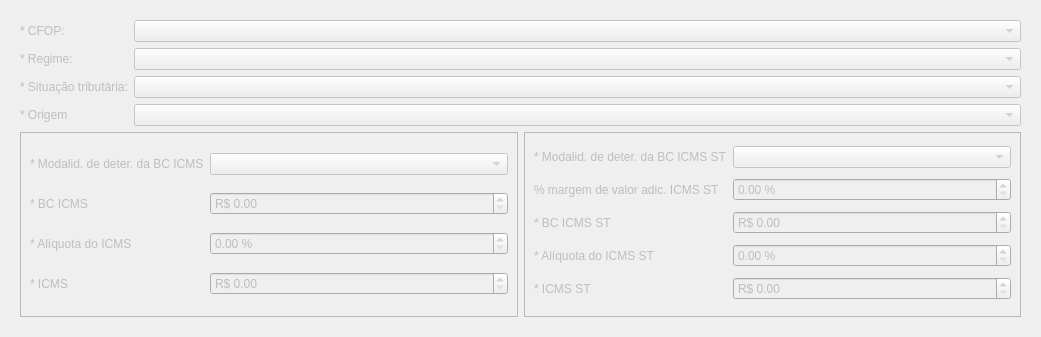
                <widget class="QWidget" name="scrollAreaWidgetContents">
                 <property name="geometry">
                  <rect>
                   <x>0</x>
                   <y>0</y>
                   <width>1041</width>
                   <height>337</height>
                  </rect>
                 </property>
                 <layout class="QGridLayout" name="gridLayout_81">
                  <item row="0" column="0">
                   <widget class="QFrame" name="frame_7">
                    <property name="enabled">
                     <bool>false</bool>
                    </property>
                    <layout class="QGridLayout" name="gridLayout_47">
                     <item row="0" column="0">
                      <layout class="QGridLayout" name="gridLayout_44">
                       <item row="2" column="1">
                        <widget class="QComboBox" name="comboBoxSituacaoTributaria">
                         <property name="sizePolicy">
                          <sizepolicy hsizetype="Ignored" vsizetype="Fixed">
                           <horstretch>0</horstretch>
                           <verstretch>0</verstretch>
                          </sizepolicy>
                         </property>
                        </widget>
                       </item>
                       <item row="3" column="1">
                        <widget class="QComboBox" name="comboBoxICMSOrig">
                         <property name="sizePolicy">
                          <sizepolicy hsizetype="Ignored" vsizetype="Fixed">
                           <horstretch>0</horstretch>
                           <verstretch>0</verstretch>
                          </sizepolicy>
                         </property>
                         <item>
                          <property name="text">
                           <string/>
                          </property>
                         </item>
                         <item>
                          <property name="text">
                           <string>0 - Nacional, exceto as indicadas nos códigos 3 a 5 </string>
                          </property>
                         </item>
                         <item>
                          <property name="text">
                           <string>1 - Estrangeira - Importação direta, exceto a indicada no código 6</string>
                          </property>
                         </item>
                         <item>
                          <property name="text">
                           <string>2 - Estrangeira - Adquirida no mercado interno, exceto a indicada no código 7</string>
                          </property>
                         </item>
                         <item>
                          <property name="text">
                           <string>3 - Nacional, mercadoria ou bem com Conteúdo de Importação superior a 40% (quarenta por cento)</string>
                          </property>
                         </item>
                         <item>
                          <property name="text">
                           <string>4 - Nacional, cuja produção tenha sido feita em conformidade com os processos produtivos básicos de que tratam o Decreto-Lei nº 288/67, e as Leis nºs 8.248/91, 8.387/91, 10.176/01 e 11 . 4 8 4 / 0 7</string>
                          </property>
                         </item>
                         <item>
                          <property name="text">
                           <string>5 - Nacional, mercadoria ou bem com Conteúdo de Importação inferior ou igual a 40% (quarenta por cento)</string>
                          </property>
                         </item>
                         <item>
                          <property name="text">
                           <string>6 - Estrangeira - Importação direta, sem similar nacional, constante em lista de Resolução CAMEX</string>
                          </property>
                         </item>
                         <item>
                          <property name="text">
                           <string>7 - Estrangeira - Adquirida no mercado interno, sem similar nacional, constante em lista de Resolução CAMEX”</string>
                          </property>
                         </item>
                         <item>
                          <property name="text">
                           <string>8 - Nacional, mercadoria ou bem com Conteúdo de Importação superior a 70% (setenta por cento).</string>
                          </property>
                         </item>
                        </widget>
                       </item>
                       <item row="2" column="0">
                        <widget class="QLabel" name="label_93">
                         <property name="text">
                          <string>* Situação tributária:</string>
                         </property>
                        </widget>
                       </item>
                       <item row="1" column="1">
                        <widget class="QComboBox" name="comboBoxRegime">
                         <property name="sizePolicy">
                          <sizepolicy hsizetype="Ignored" vsizetype="Fixed">
                           <horstretch>0</horstretch>
                           <verstretch>0</verstretch>
                          </sizepolicy>
                         </property>
                         <item>
                          <property name="text">
                           <string/>
                          </property>
                         </item>
                         <item>
                          <property name="text">
                           <string>Tributação Normal</string>
                          </property>
                         </item>
                         <item>
                          <property name="text">
                           <string>Simples Nacional</string>
                          </property>
                         </item>
                        </widget>
                       </item>
                       <item row="1" column="0">
                        <widget class="QLabel" name="label_92">
                         <property name="sizePolicy">
                          <sizepolicy hsizetype="Maximum" vsizetype="Preferred">
                           <horstretch>0</horstretch>
                           <verstretch>0</verstretch>
                          </sizepolicy>
                         </property>
                         <property name="text">
                          <string>* Regime:</string>
                         </property>
                        </widget>
                       </item>
                       <item row="3" column="0">
                        <widget class="QLabel" name="label">
                         <property name="text">
                          <string>* Origem</string>
                         </property>
                        </widget>
                       </item>
                       <item row="0" column="1">
                        <widget class="QComboBox" name="comboBoxCfop">
                         <property name="sizePolicy">
                          <sizepolicy hsizetype="Ignored" vsizetype="Fixed">
                           <horstretch>0</horstretch>
                           <verstretch>0</verstretch>
                          </sizepolicy>
                         </property>
                        </widget>
                       </item>
                       <item row="0" column="0">
                        <widget class="QLabel" name="label_2">
                         <property name="sizePolicy">
                          <sizepolicy hsizetype="Maximum" vsizetype="Preferred">
                           <horstretch>0</horstretch>
                           <verstretch>0</verstretch>
                          </sizepolicy>
                         </property>
                         <property name="text">
                          <string>* CFOP:</string>
                         </property>
                        </widget>
                       </item>
                      </layout>
                     </item>
                     <item row="1" column="0">
                      <layout class="QGridLayout" name="gridLayout_38">
                       <item row="0" column="0">
                        <widget class="QFrame" name="frame">
                         <property name="frameShape">
                          <enum>QFrame::StyledPanel</enum>
                         </property>
                         <property name="frameShadow">
                          <enum>QFrame::Raised</enum>
                         </property>
                         <layout class="QGridLayout" name="gridLayout_62">
                          <item row="9" column="1">
                           <widget class="QDoubleSpinBox" name="doubleSpinBoxICMSpicms">
                            <property name="suffix">
                             <string> %</string>
                            </property>
                            <property name="maximum">
                             <double>100.000000000000000</double>
                            </property>
                           </widget>
                          </item>
                          <item row="9" column="0">
                           <widget class="QLabel" name="label_5">
                            <property name="sizePolicy">
                             <sizepolicy hsizetype="Maximum" vsizetype="Preferred">
                              <horstretch>0</horstretch>
                              <verstretch>0</verstretch>
                             </sizepolicy>
                            </property>
                            <property name="text">
                             <string>* Alíquota do ICMS</string>
                            </property>
                           </widget>
                          </item>
                          <item row="7" column="0">
                           <widget class="QLabel" name="label_3">
                            <property name="sizePolicy">
                             <sizepolicy hsizetype="Maximum" vsizetype="Preferred">
                              <horstretch>0</horstretch>
                              <verstretch>0</verstretch>
                             </sizepolicy>
                            </property>
                            <property name="text">
                             <string>* Modalid. de deter. da BC ICMS</string>
                            </property>
                           </widget>
                          </item>
                          <item row="8" column="0">
                           <widget class="QLabel" name="label_4">
                            <property name="sizePolicy">
                             <sizepolicy hsizetype="Maximum" vsizetype="Preferred">
                              <horstretch>0</horstretch>
                              <verstretch>0</verstretch>
                             </sizepolicy>
                            </property>
                            <property name="text">
                             <string>* BC ICMS</string>
                            </property>
                           </widget>
                          </item>
                          <item row="8" column="1">
                           <widget class="QDoubleSpinBox" name="doubleSpinBoxICMSvbc">
                            <property name="prefix">
                             <string>R$ </string>
                            </property>
                            <property name="maximum">
                             <double>99999.990000000005239</double>
                            </property>
                           </widget>
                          </item>
                          <item row="7" column="1">
                           <widget class="QComboBox" name="comboBoxICMSModBc">
                            <item>
                             <property name="text">
                              <string/>
                             </property>
                            </item>
                            <item>
                             <property name="text">
                              <string>Margem Valor Agregado</string>
                             </property>
                            </item>
                            <item>
                             <property name="text">
                              <string>Pauta (valor)</string>
                             </property>
                            </item>
                            <item>
                             <property name="text">
                              <string>Preço Tabelado Máx. (valor)</string>
                             </property>
                            </item>
                            <item>
                             <property name="text">
                              <string>Valor da Operação</string>
                             </property>
                            </item>
                           </widget>
                          </item>
                          <item row="10" column="1">
                           <widget class="QDoubleSpinBox" name="doubleSpinBoxICMSvicms">
                            <property name="prefix">
                             <string>R$ </string>
                            </property>
                            <property name="maximum">
                             <double>99999.990000000005239</double>
                            </property>
                           </widget>
                          </item>
                          <item row="10" column="0">
                           <widget class="QLabel" name="label_11">
                            <property name="sizePolicy">
                             <sizepolicy hsizetype="Maximum" vsizetype="Preferred">
                              <horstretch>0</horstretch>
                              <verstretch>0</verstretch>
                             </sizepolicy>
                            </property>
                            <property name="text">
                             <string>* ICMS</string>
                            </property>
                           </widget>
                          </item>
                         </layout>
                        </widget>
                       </item>
                       <item row="0" column="1">
                        <widget class="QFrame" name="frame_2">
                         <property name="frameShape">
                          <enum>QFrame::StyledPanel</enum>
                         </property>
                         <property name="frameShadow">
                          <enum>QFrame::Raised</enum>
                         </property>
                         <layout class="QGridLayout" name="gridLayout_63">
                          <item row="7" column="0">
                           <widget class="QLabel" name="label_7">
                            <property name="sizePolicy">
                             <sizepolicy hsizetype="Maximum" vsizetype="Preferred">
                              <horstretch>0</horstretch>
                              <verstretch>0</verstretch>
                             </sizepolicy>
                            </property>
                            <property name="text">
                             <string>% margem de valor adic. ICMS ST</string>
                            </property>
                           </widget>
                          </item>
                          <item row="10" column="1">
                           <widget class="QDoubleSpinBox" name="doubleSpinBoxICMSpicmsst">
                            <property name="suffix">
                             <string> %</string>
                            </property>
                            <property name="maximum">
                             <double>100.000000000000000</double>
                            </property>
                           </widget>
                          </item>
                          <item row="10" column="0">
                           <widget class="QLabel" name="label_9">
                            <property name="sizePolicy">
                             <sizepolicy hsizetype="Maximum" vsizetype="Preferred">
                              <horstretch>0</horstretch>
                              <verstretch>0</verstretch>
                             </sizepolicy>
                            </property>
                            <property name="text">
                             <string>* Alíquota do ICMS ST</string>
                            </property>
                           </widget>
                          </item>
                          <item row="11" column="0">
                           <widget class="QLabel" name="label_10">
                            <property name="sizePolicy">
                             <sizepolicy hsizetype="Maximum" vsizetype="Preferred">
                              <horstretch>0</horstretch>
                              <verstretch>0</verstretch>
                             </sizepolicy>
                            </property>
                            <property name="text">
                             <string>* ICMS ST</string>
                            </property>
                           </widget>
                          </item>
                          <item row="9" column="0">
                           <widget class="QLabel" name="label_8">
                            <property name="sizePolicy">
                             <sizepolicy hsizetype="Maximum" vsizetype="Preferred">
                              <horstretch>0</horstretch>
                              <verstretch>0</verstretch>
                             </sizepolicy>
                            </property>
                            <property name="text">
                             <string>* BC ICMS ST</string>
                            </property>
                           </widget>
                          </item>
                          <item row="11" column="1">
                           <widget class="QDoubleSpinBox" name="doubleSpinBoxICMSvicmsst">
                            <property name="prefix">
                             <string>R$ </string>
                            </property>
                            <property name="maximum">
                             <double>99999.990000000005239</double>
                            </property>
                           </widget>
                          </item>
                          <item row="9" column="1">
                           <widget class="QDoubleSpinBox" name="doubleSpinBoxICMSvbcst">
                            <property name="prefix">
                             <string>R$ </string>
                            </property>
                            <property name="maximum">
                             <double>99999.990000000005239</double>
                            </property>
                           </widget>
                          </item>
                          <item row="1" column="1">
                           <widget class="QComboBox" name="comboBoxICMSModBcSt">
                            <item>
                             <property name="text">
                              <string/>
                             </property>
                            </item>
                            <item>
                             <property name="text">
                              <string>Preço Tabelado ou Máximo Sugerido</string>
                             </property>
                            </item>
                            <item>
                             <property name="text">
                              <string>Lista Negativa (valor)</string>
                             </property>
                            </item>
                            <item>
                             <property name="text">
                              <string>Lista Positiva (valor)</string>
                             </property>
                            </item>
                            <item>
                             <property name="text">
                              <string>Lista Neutra (valor)</string>
                             </property>
                            </item>
                            <item>
                             <property name="text">
                              <string>Margem Valor Agregado (%)</string>
                             </property>
                            </item>
                            <item>
                             <property name="text">
                              <string>Pauta (valor)</string>
                             </property>
                            </item>
                           </widget>
                          </item>
                          <item row="1" column="0">
                           <widget class="QLabel" name="label_6">
                            <property name="sizePolicy">
                             <sizepolicy hsizetype="Maximum" vsizetype="Preferred">
                              <horstretch>0</horstretch>
                              <verstretch>0</verstretch>
                             </sizepolicy>
                            </property>
                            <property name="text">
                             <string>* Modalid. de deter. da BC ICMS ST</string>
                            </property>
                           </widget>
                          </item>
                          <item row="7" column="1">
                           <widget class="QDoubleSpinBox" name="doubleSpinBoxICMSpmvast">
                            <property name="suffix">
                             <string> %</string>
                            </property>
                            <property name="maximum">
                             <double>100.000000000000000</double>
                            </property>
                           </widget>
                          </item>
                         </layout>
                        </widget>
                       </item>
                      </layout>
                     </item>
                    </layout>
                   </widget>
                  </item>
                 </layout>
                </widget>
